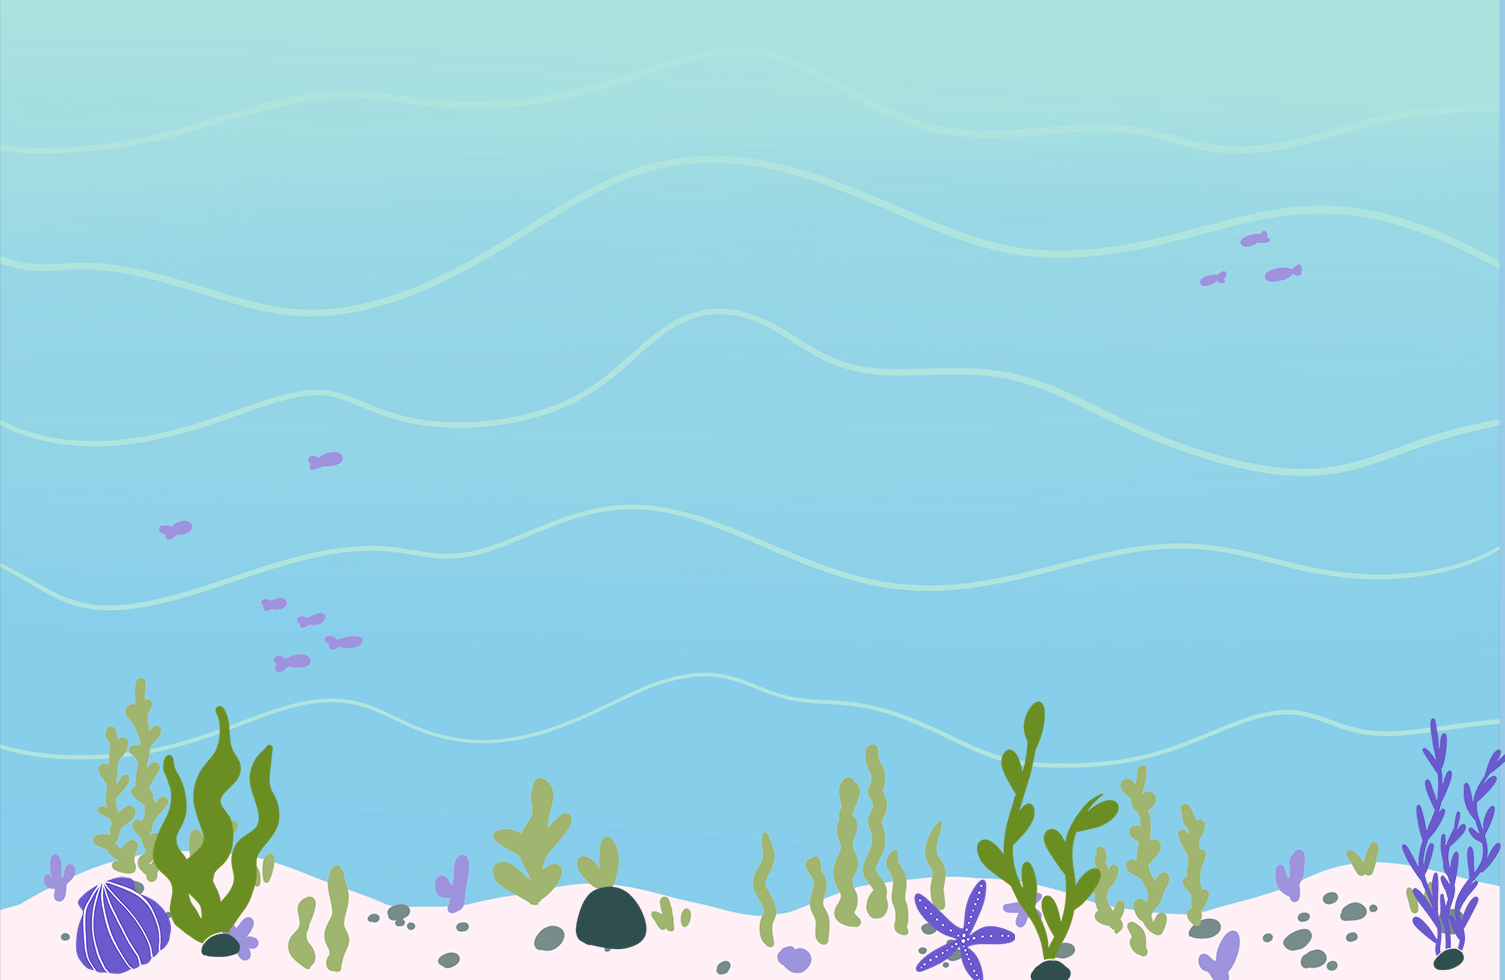

Below is a game level as drawn by its tile map, then a one-line description and the .tmx that defines it (tile-layer data replaced by summaries):
An orthogonal 43x28 tile map with 35x35 px tiles, 3 tile layers (Back Layer 2, Back Layer 1, Front Layer), 1 image layer and 10 objects (2x FlyEntity, mainPlayer).

<map version="1.10" tiledversion="1.10.2" orientation="orthogonal" renderorder="right-down" width="43" height="28" tilewidth="35" tileheight="35" infinite="0" backgroundcolor="#97cbe8" nextlayerid="20" nextobjectid="55">
 <editorsettings>
  <export target="map1.json" format="json" />
 </editorsettings>
 <tileset firstgid="1" source="tileset.tsx" />
 <imagelayer id="14" name="Background" offsetx="0.662219" offsety="-1.47274">
  <image source="../img/background.png" width="1500" height="1000" />
 </imagelayer>
 <objectgroup color="#00ff00" id="5" name="Player">
  <object id="16" name="mainPlayer" x="391.806" y="757.54" width="85.0984" height="75.4754" />
 </objectgroup>
 <layer id="3" name="Back Layer 2" width="43" height="28">
  <data>[1204 cells, 0 non-empty, 0 distinct tile ids]</data>
 </layer>
 <layer id="4" name="Back Layer 1" width="43" height="28">
  <data>[1204 cells, 70 non-empty, 70 distinct tile ids]</data>
 </layer>
 <layer id="8" name="Front Layer" width="43" height="28">
  <data>[1204 cells, 47 non-empty, 47 distinct tile ids]</data>
 </layer>
 <objectgroup color="#ff0000" id="9" name="Flies">
  <object id="4" name="FlyEntity" x="808.393" y="488.153" width="560" height="35">
   <properties>
    <property name="animationspeed" value="200" />
    <property name="frameheight" value="35" />
    <property name="framewidth" value="70" />
    <property name="gravity" value="0" />
    <property name="velX" value="2" />
   </properties>
  </object>
 </objectgroup>
 <objectgroup color="#ff0000" id="19" name="Copy of Flies">
  <object id="54" name="FlyEntity" x="152.564" y="214.737" width="560" height="35">
   <properties>
    <property name="animationspeed" value="200" />
    <property name="frameheight" value="35" />
    <property name="framewidth" value="70" />
    <property name="gravity" value="0" />
    <property name="velX" value="2" />
   </properties>
  </object>
 </objectgroup>
 <objectgroup id="10" name="Collision">
  <object id="10" x="-0.643223" y="961.935" width="1502.11" height="27.039" />
  <object id="15" x="3.51787" y="747.566">
   <polyline points="0.0219684,237.527 0.0280859,-742.738" />
  </object>
  <object id="23" x="1457.86" y="447.901">
   <polyline points="34.9033,510.962 36.3744,-432.468" />
  </object>
  <object id="31" x="86.9052" y="891.24" width="69.1676" height="78.4398" />
  <object id="43" x="579.459" y="893.385" width="64.119" height="71.7469" />
  <object id="50" x="-5402.22" y="-3.34458">
   <polyline points="5393.69,0.00362505 6895.67,-0.0113354" />
  </object>
  <object id="51" x="913.429" y="892.979" width="96.012" height="83.1817" />
 </objectgroup>
</map>